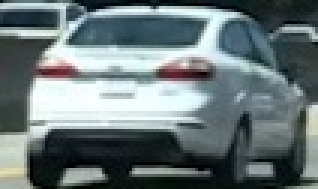
#> input picture car_pictures/cutout1.jpg, 106 x 63 px (shown 3 times larger)
$ jupyter execute --allow-errors 'Vehicle detection lections.ipynb'   (older library calls are emulated)
#> lines starting #> are read from the running program, lines starting #| are printed output that depends on the picture
# Vehicle detection using support vector machines
#### The goals / steps of this project are the following:

- Perform a Histogram of Oriented Gradients (HOG) feature extraction on a labeled training set of images and train a classifier Linear SVM classifier
- Optionally, you can also apply a color transform and append binned color features, as well as histograms of color, to your HOG feature vector.
- Note: for those first two steps don't forget to normalize your features and randomize a selection for training and testing.
- Implement a sliding-window technique and use your trained classifier to search for vehicles in images.
- Run your pipeline on a video stream (start with the test_video.mp4 and later implement on full project_video.mp4) and create a heat map of recurring detections frame by frame to reject outliers and follow detected vehicles.
    Estimate a bounding box for vehicles detected.

[cell 1]
# Color Histogram

import numpy as np
import cv2
import matplotlib.pyplot as plt
import matplotlib.image as mpimg

image = mpimg.imread('car_pictures/cutout1.jpg')
#> image is the input picture: shape (63, 106, 3); mean R, G, B 105.4, 118.5, 120.3

# Define a function to compute color histogram features
def color_hist(img, nbins=32, bins_range=(0, 256)):
    # Compute the histogram of the RGB channels separately

#> called with nbins = 32, bins_range = (0, 256)
    rhist = np.histogram(image[:,:,0], bins=nbins, range=bins_range)
    ghist = np.histogram(image[:,:,1], bins=nbins, range=bins_range)
    bhist = np.histogram(image[:,:,2], bins=nbins, range=bins_range)
    # Generating bin centers
    bin_edges = rhist[1]
#> bin_edges = 33 values from 0 to 256
    bin_centers = (bin_edges[1:]  + bin_edges[0:len(bin_edges)-1])/2
#> bin_centers = 32 values from 4 to 252
    # Concatenate the histograms into a single feature vector
    hist_features = np.concatenate((rhist[0], ghist[0], bhist[0]))
#> hist_features = 96 values, max 634 at index 95, min 49 at index 31, mean 208.7
    # Return the individual histograms, bin_centers and feature vector
    return rhist, ghist, bhist, bin_centers, hist_features

rh, gh, bh, bincen, feature_vec = color_hist(image, nbins=32, bins_range=(0, 256))
#> bincen = 32 values from 4 to 252; feature_vec has the same summary as hist_features in color_hist

# Plot a figure with all three bar charts
if rh is not None:
    fig = plt.figure(figsize=(12,3))
    plt.subplot(131)
    plt.bar(bincen, rh[0])
    plt.xlim(0, 256)
    plt.title('R Histogram')
    plt.subplot(132)
    plt.bar(bincen, gh[0])
    plt.xlim(0, 256)
    plt.title('G Histogram')
    plt.subplot(133)
    plt.bar(bincen, bh[0])
    plt.xlim(0, 256)
    plt.title('B Histogram')
    fig.tight_layout()
else:
    print('Your function is returning None for at least one variable...')
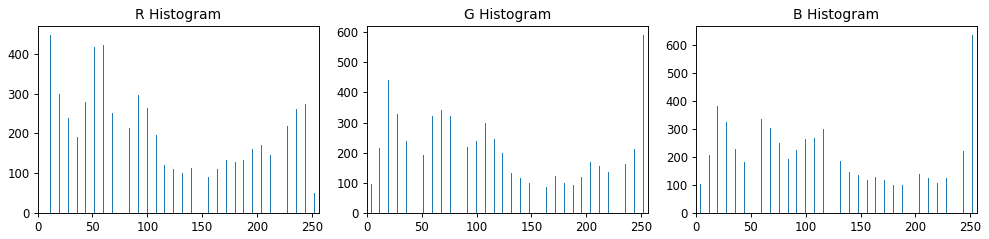
#> figure drawn by matplotlib, 3 panels; panel 1: tallest bar 448 high, from x = 11.6 to 12.4; panel 2: tallest bar 591 high, from x = 251.6 to 252.4; panel 3: tallest bar 634 high, from x = 251.6 to 252.4

[cell 2]
import cv2
import numpy as np
import matplotlib.pyplot as plt
from mpl_toolkits.mplot3d import Axes3D

def plot3d(pixels, colors_rgb,
        axis_labels=list("RGB"), axis_limits=((0, 255), (0, 255), (0, 255))):
    """Plot pixels in 3D."""

    # Create figure and 3D axes
    fig = plt.figure(figsize=(8, 8))
    ax = Axes3D(fig)

    # Set axis limits
    ax.set_xlim(*axis_limits[0])
    ax.set_ylim(*axis_limits[1])
    ax.set_zlim(*axis_limits[2])

    # Set axis labels and sizes
    ax.tick_params(axis='both', which='major', labelsize=14, pad=8)
    ax.set_xlabel(axis_labels[0], fontsize=16, labelpad=16)
    ax.set_ylabel(axis_labels[1], fontsize=16, labelpad=16)
    ax.set_zlabel(axis_labels[2], fontsize=16, labelpad=16)

    # Plot pixel values with colors given in colors_rgb
    ax.scatter(
        pixels[:, :, 0].ravel(),
        pixels[:, :, 1].ravel(),
        pixels[:, :, 2].ravel(),
        c=colors_rgb.reshape((-1, 3)), edgecolors='none')

    return ax  # return Axes3D object for further manipulation


# Read a color image
img = cv2.imread("car_pictures/000275.png")
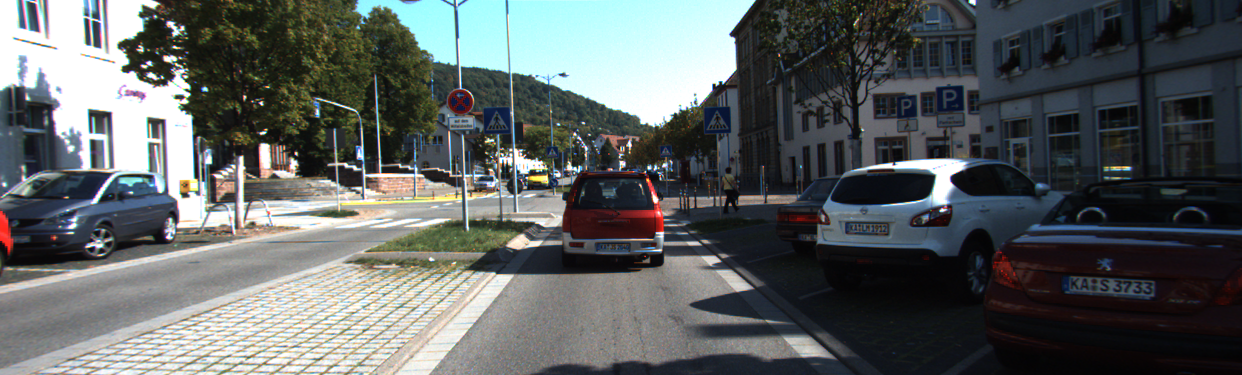
#> input picture car_pictures/000275.png, 1242 x 375 px
#> img is the input picture: shape (375, 1242, 3); mean B, G, R 96.5, 96.6, 91.8

# Select a small fraction of pixels to plot by subsampling it
scale = max(img.shape[0], img.shape[1], 64) / 64  # at most 64 rows and columns
#> scale = 19.41
img_small = cv2.resize(img, (np.int(img.shape[1] / scale), np.int(img.shape[0] / scale)), interpolation=cv2.INTER_NEAREST)

# Convert subsampled image to desired color space(s)
img_small_RGB = cv2.cvtColor(img_small, cv2.COLOR_BGR2RGB)  # OpenCV uses BGR, matplotlib likes RGB
img_small_HSV = cv2.cvtColor(img_small, cv2.COLOR_BGR2HSV)
img_small_rgb = img_small_RGB / 255.  # scaled to [0, 1], only for plotting

# Plot and show

#plot3d(img_small_RGB, img_small_rgb)
#plt.show()

plot3d(img_small_HSV, img_small_rgb, axis_labels=list("HSV"))
plt.show()

[cell 3]
import numpy as np
import cv2
import matplotlib.pyplot as plt
import matplotlib.image as mpimg

# Read in an image
# You can also read cutout2, 3, 4 etc. to see other examples
image = mpimg.imread('car_pictures/cutout1.jpg')

# Define a function to compute color histogram features
# Pass the color_space flag as 3-letter all caps string
# like 'HSV' or 'LUV' etc.
# KEEP IN MIND IF YOU DECIDE TO USE THIS FUNCTION LATER
# IN YOUR PROJECT THAT IF YOU READ THE IMAGE WITH
# cv2.imread() INSTEAD YOU START WITH BGR COLOR!
def bin_spatial(img, color_space='RGB', size=(32, 32)):
    # Convert image to new color space (if specified)
#> called with color_space = 'RGB', size = (32, 32)
    if color_space != 'RGB':
        if color_space == 'HSV':
            feature_image = cv2.cvtColor(img, cv2.COLOR_RGB2HSV)
        elif color_space == 'LUV':
            feature_image = cv2.cvtColor(img, cv2.COLOR_RGB2LUV)
        elif color_space == 'HLS':
            feature_image = cv2.cvtColor(img, cv2.COLOR_RGB2HLS)
        elif color_space == 'YUV':
            feature_image = cv2.cvtColor(img, cv2.COLOR_RGB2YUV)
        elif color_space == 'YCrCb':
            feature_image = cv2.cvtColor(img, cv2.COLOR_RGB2YCrCb)
    else: feature_image = np.copy(img)
    # Use cv2.resize().ravel() to create the feature vector
    features = cv2.resize(feature_image, size).ravel()
#> features = 3072 values, max 255 at index 788, min 1 at index 36, mean 114.7
    # Return the feature vector
    return features

feature_vec = bin_spatial(image, color_space='RGB', size=(32, 32))
#> feature_vec has the same summary as features in bin_spatial

# Plot features
plt.plot(feature_vec)
plt.title('Spatially Binned Features')
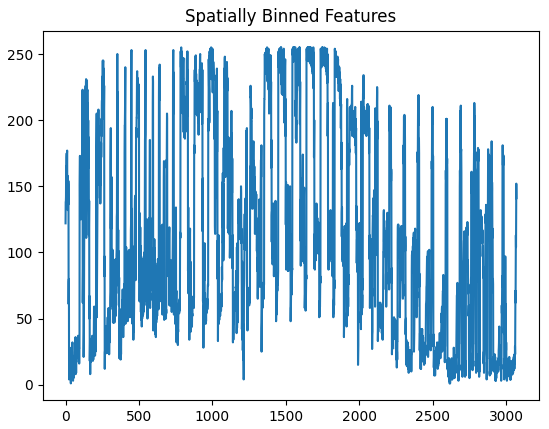
#> figure drawn by matplotlib, 1 panel; curve peaks at x = 788, y = 255

#> (a cell that did not finish here is left out)

[cell 5]
import matplotlib.image as mpimg
import matplotlib.pyplot as plt
import numpy as np
import cv2
import glob
# [18 lines of commented-out code are left out]
# [14 lines left out: function data_look, not called in this run]

#> (the rest of this cell did not finish here and is left out)

[cell 6]
import matplotlib.image as mpimg
import matplotlib.pyplot as plt
import numpy as np
import cv2
import glob
from skimage.feature import hog

# Read in our vehicles
car_images = glob.glob('vehicles/*/*.png')

# Define a function to return HOG features and visualization
# Features will always be the first element of the return
# Image data will be returned as the second element if visualize= True
# Otherwise there is no second return element

# [10 lines left out: function get_hog_features, not called in this run]

# Generate a random index to look at a car image
#> (the rest of this cell did not finish here and is left out)

[cell 7]
import numpy as np
import cv2
import matplotlib.pyplot as plt
import matplotlib.image as mpimg
from sklearn.preprocessing import StandardScaler
import glob

# Define a function to compute binned color features
# [45 lines left out: functions bin_spatial, color_hist, extract_features, not called in this run]

# [8 lines of commented-out code are left out]

#> (the rest of this cell did not finish here and is left out)

Scikit-learn Cross Validation Example

Here's an example from the sklearn documentation for implementing GridSearchCV:

parameters = {'kernel':('linear', 'rbf'), 'C':[1, 10]}
svr = svm.SVC()
clf = grid_search.GridSearchCV(svr, parameters)
clf.fit(iris.data, iris.target)

Let's break this down line by line.

parameters = {'kernel':('linear', 'rbf'), 'C':[1, 10]}
A dictionary of the parameters, and the possible values they may take. In this case, they're playing around with the kernel (possible choices are 'linear' and 'rbf'), and C (possible choices are 1 and 10).

Then a 'grid' of all the following combinations of values for (kernel, C) are automatically generated:
('rbf', 1) 	('rbf', 10)
('linear', 1) 	('linear', 10)

Each is used to train an SVM, and the performance is then assessed using cross-validation.

svr = svm.SVC()
This looks kind of like creating a classifier, just like we've been doing since the first lesson. But note that the "clf" isn't made until the next line--this is just saying what kind of algorithm to use. Another way to think about this is that the "classifier" isn't just the algorithm in this case, it's algorithm plus parameter values. Note that there's no monkeying around with the kernel or C; all that is handled in the next line.

clf = grid_search.GridSearchCV(svr, parameters)
This is where the first bit of magic happens; the classifier is being created. We pass the algorithm (svr) and the dictionary of parameters to try (parameters) and it generates a grid of parameter combinations to try.

clf.fit(iris.data, iris.target)
And the second bit of magic. The fit function now tries all the parameter combinations, and returns a fitted classifier that's automatically tuned to the optimal parameter combination. You can now access the parameter values via clf.best_params_.

[cell 8]
import matplotlib.image as mpimg
import matplotlib.pyplot as plt
import numpy as np
import cv2
import glob
import time
from sklearn.svm import LinearSVC
from sklearn.preprocessing import StandardScaler
# NOTE: the next import is only valid
# for scikit-learn version <= 0.17
# if you are using scikit-learn >= 0.18 then use this:
# from sklearn.model_selection import train_test_split
from sklearn.cross_validation import train_test_split

# Define a function to compute binned color features
# [46 lines left out: functions bin_spatial, color_hist, extract_features, not called in this run]


# [12 lines of commented-out code are left out]
spatial = 32
histbin = 32

#> (the rest of this cell did not finish here and is left out)

[cell 9]
import matplotlib.image as mpimg
import matplotlib.pyplot as plt
import numpy as np
import cv2
import glob
import time
from sklearn.svm import LinearSVC
from sklearn.preprocessing import StandardScaler
from skimage.feature import hog
# NOTE: the next import is only valid for scikit-learn version <= 0.17
# for scikit-learn >= 0.18 use:
# from sklearn.model_selection import train_test_split
from sklearn.cross_validation import train_test_split

# Define a function to return HOG features and visualization
# [56 lines left out: functions get_hog_features, extract_features, not called in this run]


# [12 lines of commented-out code are left out]
sample_size = 500
#> (the rest of this cell did not finish here and is left out)

[cell 10]
import numpy as np
import cv2
import matplotlib.pyplot as plt
import matplotlib.image as mpimg

#> (the rest of this cell did not finish here and is left out)

#> (a cell that did not finish here is left out)

[cell 12]
import numpy as np
import cv2
from skimage.feature import hog

# [44 lines left out: functions convert_color, get_hog_features, bin_spatial, color_hist, not called in this run]

import matplotlib.image as mpimg
import matplotlib.pyplot as plt
import numpy as np
import pickle
import cv2
from lesson_functions import *

# load a pe-trained svc model from a serialized (pickle) file
#> (the rest of this cell did not finish here and is left out)

[cell 13]
import matplotlib.image as mpimg
import matplotlib.pyplot as plt
import numpy as np
import pickle
import cv2
from scipy.ndimage.measurements import label

# Read in a pickle file with bboxes saved
# Each item in the "all_bboxes" list will contain a
# list of boxes for one of the images shown above
#> (the rest of this cell did not finish here and is left out)

[cell 14]
ystart = 350
#> ystart = 350
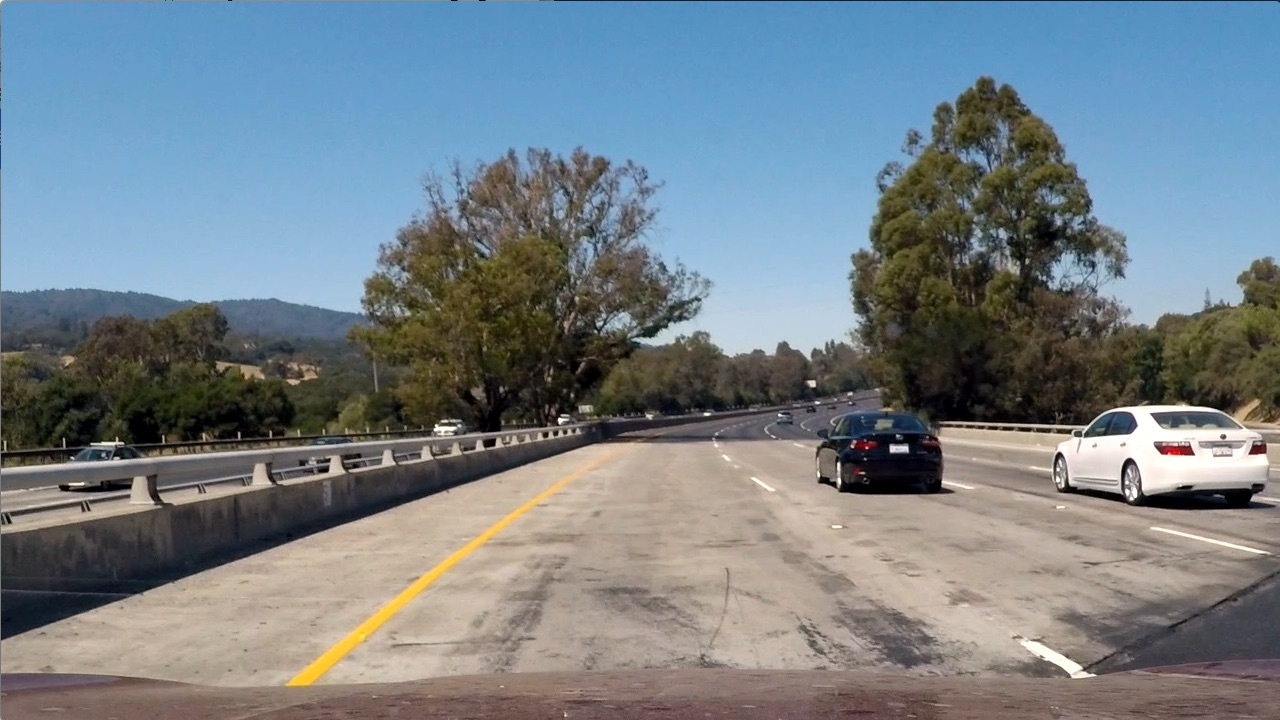
#> input picture test_images/test1.png, 1280 x 720 px
#> further down, image is the input picture: shape (720, 1280, 3) float32; mean R, G, B 0.461, 0.505, 0.532
ystop = 650
scale = 1.5
bboxes=[]
test_images=glob.glob("test_images/test*")
#> (the rest of this cell did not finish here and is left out)
